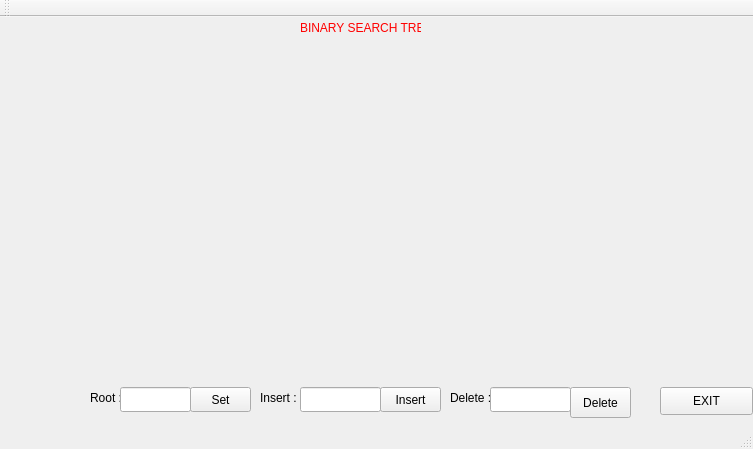
<?xml version="1.0" encoding="UTF-8"?>
<ui version="4.0">
 <class>VisualTree</class>
 <widget class="QMainWindow" name="VisualTree">
  <property name="geometry">
   <rect>
    <x>0</x>
    <y>0</y>
    <width>753</width>
    <height>449</height>
   </rect>
  </property>
  <property name="windowTitle">
   <string>VisualTree</string>
  </property>
  <widget class="QWidget" name="centralWidget">
   <widget class="QLabel" name="label">
    <property name="geometry">
     <rect>
      <x>260</x>
      <y>350</y>
      <width>51</width>
      <height>61</height>
     </rect>
    </property>
    <property name="text">
     <string>Insert :</string>
    </property>
   </widget>
   <widget class="QLineEdit" name="Input_text">
    <property name="geometry">
     <rect>
      <x>300</x>
      <y>370</y>
      <width>81</width>
      <height>25</height>
     </rect>
    </property>
   </widget>
   <widget class="QPushButton" name="insert_button">
    <property name="geometry">
     <rect>
      <x>380</x>
      <y>370</y>
      <width>61</width>
      <height>25</height>
     </rect>
    </property>
    <property name="text">
     <string>Insert</string>
    </property>
   </widget>
   <widget class="QLabel" name="label_2">
    <property name="geometry">
     <rect>
      <x>90</x>
      <y>370</y>
      <width>51</width>
      <height>21</height>
     </rect>
    </property>
    <property name="text">
     <string>Root :</string>
    </property>
   </widget>
   <widget class="QLineEdit" name="Root_inp">
    <property name="geometry">
     <rect>
      <x>120</x>
      <y>370</y>
      <width>71</width>
      <height>25</height>
     </rect>
    </property>
   </widget>
   <widget class="QPushButton" name="Root_set">
    <property name="geometry">
     <rect>
      <x>190</x>
      <y>370</y>
      <width>61</width>
      <height>25</height>
     </rect>
    </property>
    <property name="text">
     <string>Set</string>
    </property>
   </widget>
   <widget class="QLabel" name="label_3">
    <property name="geometry">
     <rect>
      <x>400</x>
      <y>10</y>
      <width>67</width>
      <height>17</height>
     </rect>
    </property>
    <property name="text">
     <string/>
    </property>
   </widget>
   <widget class="QLabel" name="smllest_num">
    <property name="geometry">
     <rect>
      <x>470</x>
      <y>10</y>
      <width>67</width>
      <height>17</height>
     </rect>
    </property>
    <property name="text">
     <string/>
    </property>
   </widget>
   <widget class="QLabel" name="largest_num">
    <property name="geometry">
     <rect>
      <x>130</x>
      <y>360</y>
      <width>121</width>
      <height>17</height>
     </rect>
    </property>
    <property name="text">
     <string/>
    </property>
   </widget>
   <widget class="QLabel" name="label_4">
    <property name="geometry">
     <rect>
      <x>400</x>
      <y>30</y>
      <width>91</width>
      <height>17</height>
     </rect>
    </property>
    <property name="text">
     <string/>
    </property>
   </widget>
   <widget class="QLabel" name="symetrcal_lab">
    <property name="geometry">
     <rect>
      <x>490</x>
      <y>30</y>
      <width>67</width>
      <height>17</height>
     </rect>
    </property>
    <property name="text">
     <string/>
    </property>
   </widget>
   <widget class="QLabel" name="label_6">
    <property name="geometry">
     <rect>
      <x>400</x>
      <y>50</y>
      <width>101</width>
      <height>17</height>
     </rect>
    </property>
    <property name="text">
     <string/>
    </property>
   </widget>
   <widget class="QLabel" name="left_branch">
    <property name="geometry">
     <rect>
      <x>500</x>
      <y>50</y>
      <width>67</width>
      <height>17</height>
     </rect>
    </property>
    <property name="text">
     <string/>
    </property>
   </widget>
   <widget class="QLabel" name="label_8">
    <property name="geometry">
     <rect>
      <x>560</x>
      <y>50</y>
      <width>111</width>
      <height>17</height>
     </rect>
    </property>
    <property name="text">
     <string/>
    </property>
   </widget>
   <widget class="QLabel" name="right_branch">
    <property name="geometry">
     <rect>
      <x>670</x>
      <y>50</y>
      <width>67</width>
      <height>17</height>
     </rect>
    </property>
    <property name="text">
     <string/>
    </property>
   </widget>
   <widget class="QPushButton" name="exitButton">
    <property name="geometry">
     <rect>
      <x>660</x>
      <y>370</y>
      <width>93</width>
      <height>28</height>
     </rect>
    </property>
    <property name="text">
     <string>EXIT</string>
    </property>
    <property name="autoDefault">
     <bool>false</bool>
    </property>
    <property name="default">
     <bool>false</bool>
    </property>
    <property name="flat">
     <bool>false</bool>
    </property>
   </widget>
   <widget class="QLabel" name="label_5">
    <property name="geometry">
     <rect>
      <x>450</x>
      <y>360</y>
      <width>51</width>
      <height>41</height>
     </rect>
    </property>
    <property name="text">
     <string>Delete :</string>
    </property>
   </widget>
   <widget class="QLineEdit" name="Input_text_2">
    <property name="geometry">
     <rect>
      <x>490</x>
      <y>370</y>
      <width>81</width>
      <height>25</height>
     </rect>
    </property>
   </widget>
   <widget class="QPushButton" name="insert_button_2">
    <property name="geometry">
     <rect>
      <x>570</x>
      <y>370</y>
      <width>61</width>
      <height>31</height>
     </rect>
    </property>
    <property name="text">
     <string>Delete</string>
    </property>
   </widget>
   <widget class="QLabel" name="headingLabel">
    <property name="geometry">
     <rect>
      <x>300</x>
      <y>0</y>
      <width>121</width>
      <height>21</height>
     </rect>
    </property>
    <property name="styleSheet">
     <string notr="true">color:  red;
size: bigger;</string>
    </property>
    <property name="text">
     <string>BINARY SEARCH TREE</string>
    </property>
   </widget>
  </widget>
  <widget class="QMenuBar" name="menuBar">
   <property name="geometry">
    <rect>
     <x>0</x>
     <y>0</y>
     <width>753</width>
     <height>20</height>
    </rect>
   </property>
  </widget>
  <widget class="QToolBar" name="mainToolBar">
   <attribute name="toolBarArea">
    <enum>TopToolBarArea</enum>
   </attribute>
   <attribute name="toolBarBreak">
    <bool>false</bool>
   </attribute>
  </widget>
  <widget class="QStatusBar" name="statusBar"/>
 </widget>
 <layoutdefault spacing="6" margin="11"/>
 <resources/>
 <connections/>
</ui>
